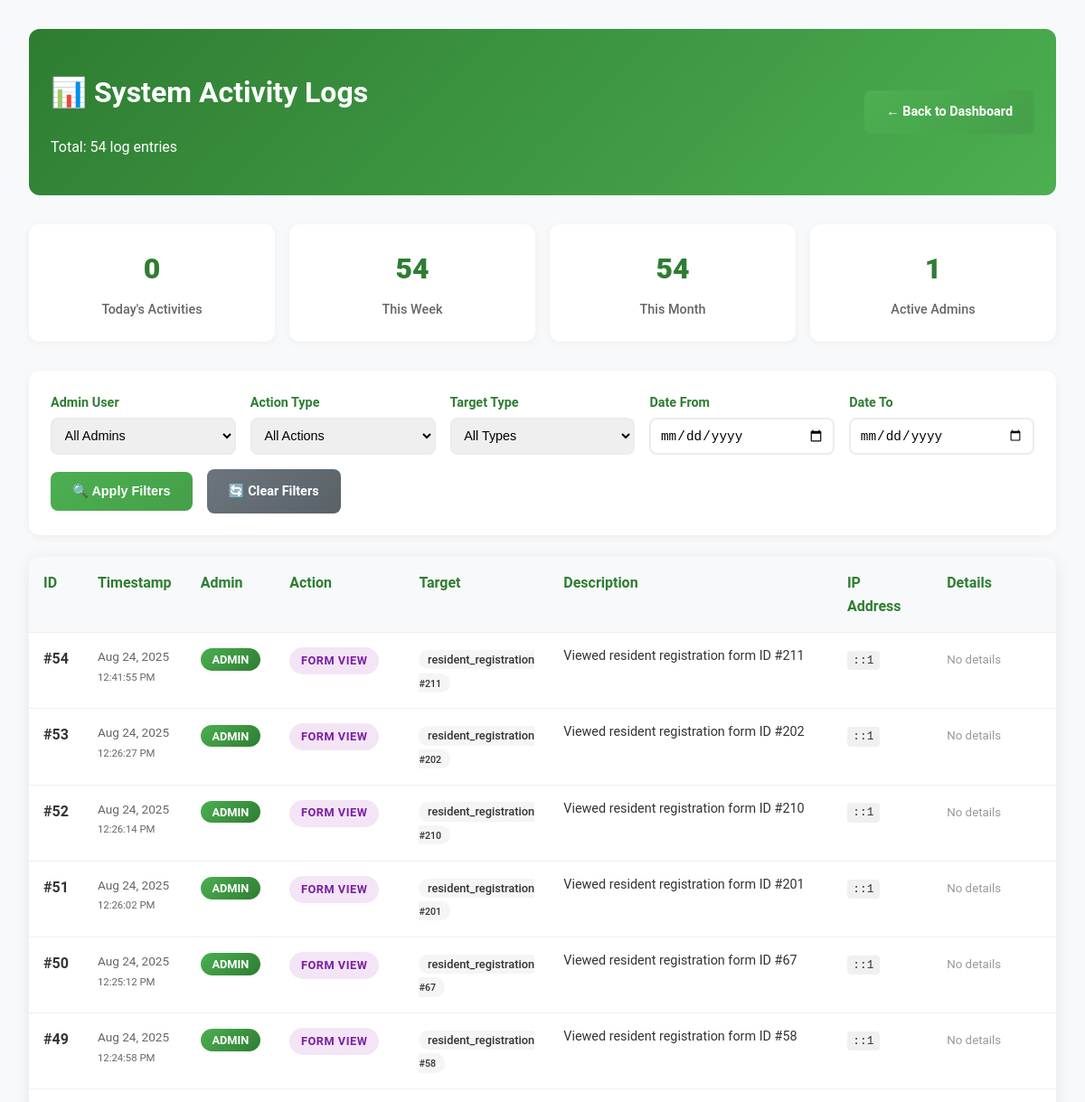
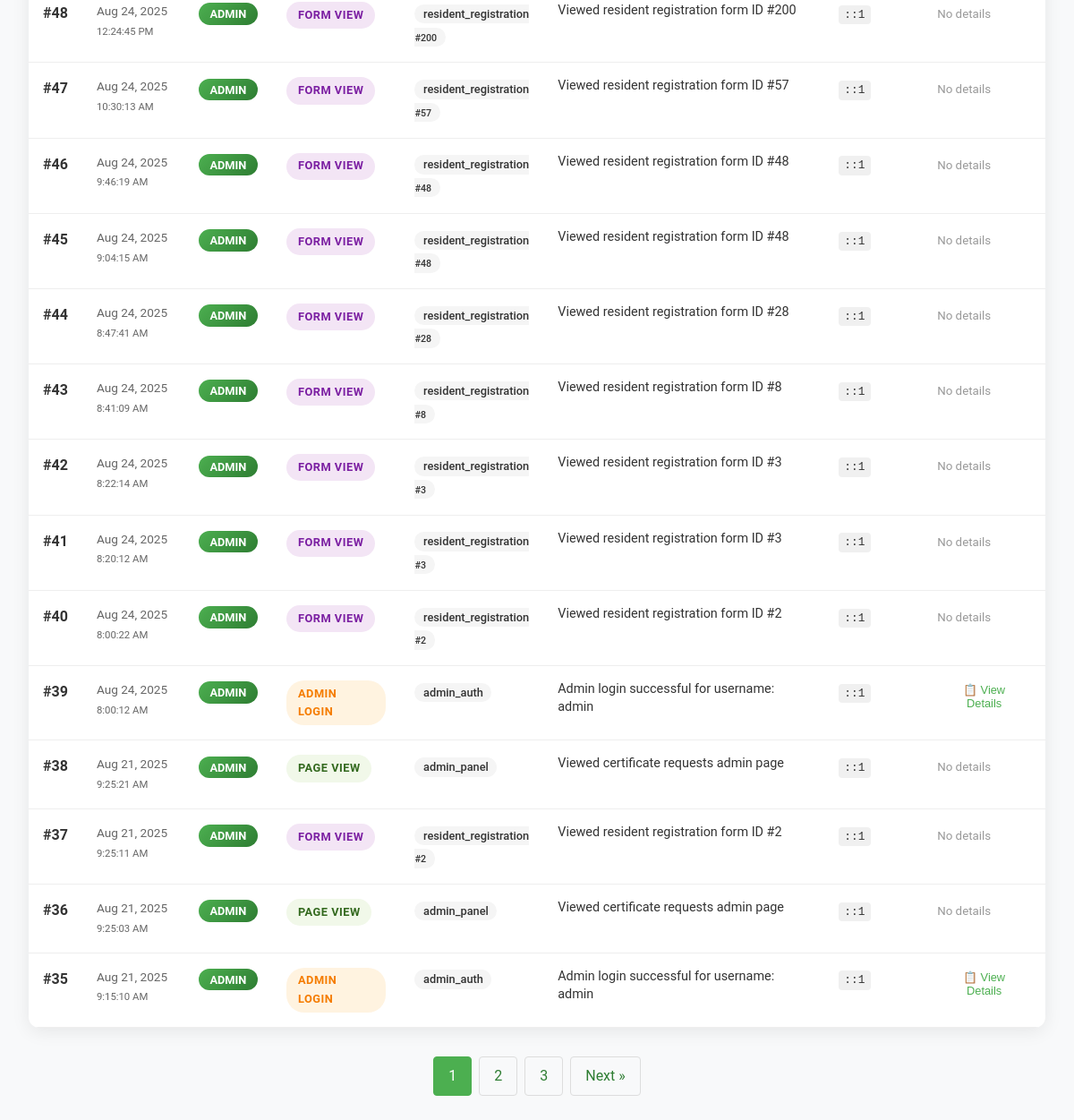
Page /admin/view-logs.php (signed in) on the earlier database version (2 pictures, top to bottom).
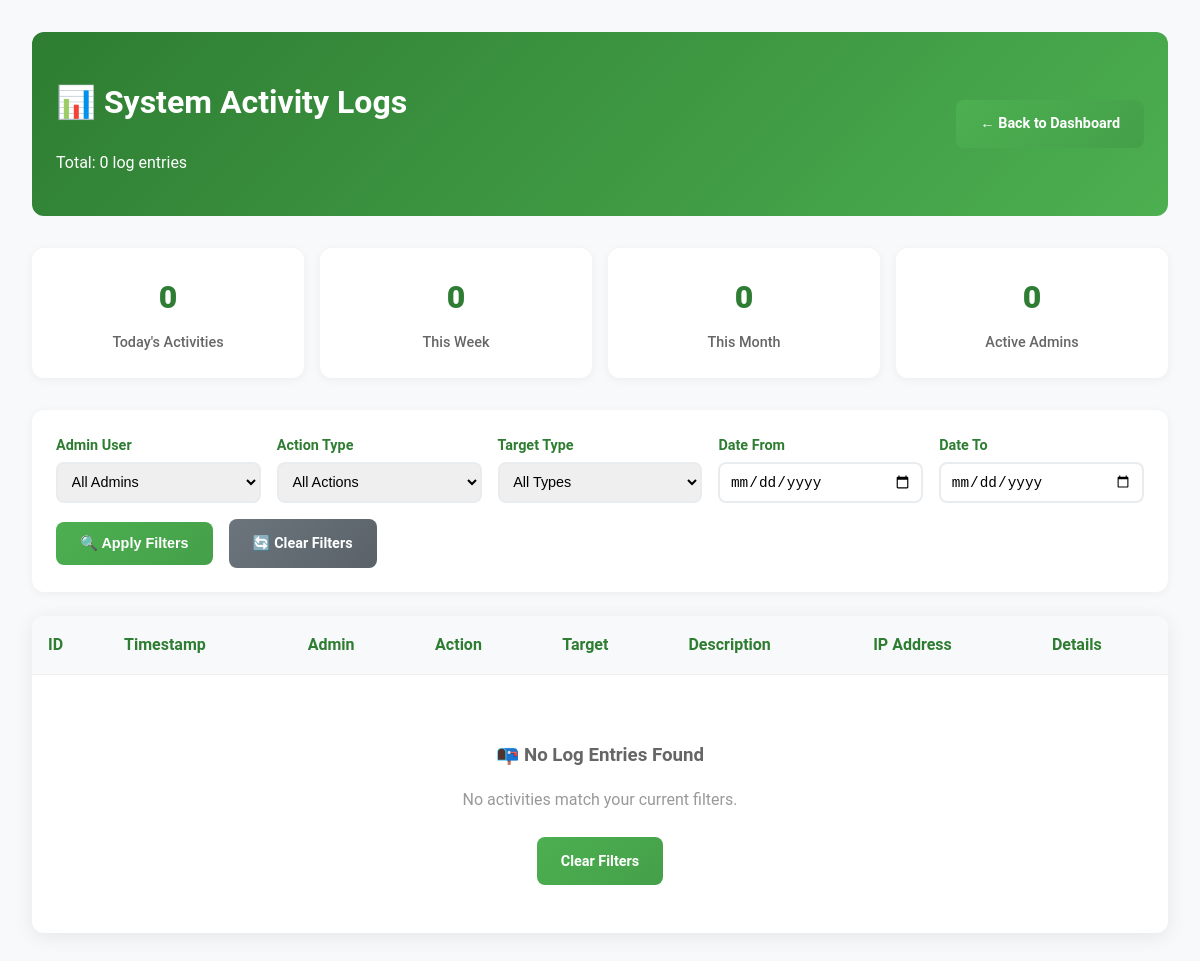
Same page on the later database version.
### tables this page shows
CREATE TABLE `admin_logs` (
  `id` int(11) NOT NULL,
  `admin_id` varchar(100) DEFAULT 'system',
  `action_type` varchar(50) NOT NULL,
  `target_type` varchar(50) NOT NULL,
  `target_id` int(11) DEFAULT NULL,
  `description` text NOT NULL,
  `details` longtext DEFAULT NULL CHECK (json_valid(`details`)),
  `ip_address` varchar(45) DEFAULT NULL,
  `user_agent` text DEFAULT NULL,
  `created_at` timestamp NOT NULL DEFAULT current_timestamp()
);

### admin/view-logs.php (the view, shortened to what this page needs)
<?php
include '../includes/db_connect.php';
$date_from = $_GET['date_from'] ?? '';
$date_to = $_GET['date_to'] ?? '';
$page = max(1, (int)($_GET['page'] ?? 1));
$per_page = 20;
$offset = ($page - 1) * $per_page;
$whereConditions = [];
$params = [];
$whereClause = $whereConditions ? "WHERE " . implode(" AND ", $whereConditions) : "";
$count_sql = "SELECT COUNT(*) FROM admin_logs $whereClause";
$sql = "SELECT * FROM admin_logs $whereClause ORDER BY created_at DESC LIMIT $offset, $per_page";
$count_stmt = $pdo->prepare($count_sql);
$count_stmt->execute($params);
$total_logs = $count_stmt->fetchColumn();
$stmt = $pdo->prepare($sql);
$stmt->execute($params);
$logs = $stmt->fetchAll(PDO::FETCH_ASSOC);
$total_pages = ceil($total_logs / $per_page);
?>
<!DOCTYPE html>
<html lang="en">
<head>
    <link rel="stylesheet" href="../css/styles.css">
</head>
<body>
    <div class="admin-container">
        <div class="admin-header">
            <div>
                <h1>📊 System Activity Logs</h1>
                <p>Total: <?php echo number_format($total_logs); ?> log entries</p>
            </div>
            <a href="dashboard.php" class="admin-btn">← Back to Dashboard</a>
        </div>
        <div class="stats-row">
            <?php
            $today_count = $pdo->query("SELECT COUNT(*) FROM admin_logs WHERE DATE(created_at) = CURDATE()")->fetchColumn();
            $week_count = $pdo->query("SELECT COUNT(*) FROM admin_logs WHERE created_at >= DATE_SUB(NOW(), INTERVAL 7 DAY)")->fetchColumn();
            $month_count = $pdo->query("SELECT COUNT(*) FROM admin_logs WHERE created_at >= DATE_SUB(NOW(), INTERVAL 30 DAY)")->fetchColumn();
            $unique_admins = $pdo->query("SELECT COUNT(DISTINCT admin_id) FROM admin_logs")->fetchColumn();
            ?>
            <div class="stat-card">
                <div class="stat-number"><?php echo $today_count; ?></div>
                <div class="stat-label">Today's Activities</div>
            </div>
            <div class="stat-card">
                <div class="stat-number"><?php echo $week_count; ?></div>
                <div class="stat-label">This Week</div>
            </div>
            <div class="stat-card">
                <div class="stat-number"><?php echo $month_count; ?></div>
                <div class="stat-label">This Month</div>
            </div>
            <div class="stat-card">
                <div class="stat-number"><?php echo $unique_admins; ?></div>
                <div class="stat-label">Active Admins</div>
            </div>
        </div>
        <div class="filters-container">
            <form method="GET" action="">
                <div class="filters-row">
                    <div class="filter-group">
                        <label for="admin_id">Admin User</label>
                        <select name="admin_id" id="admin_id">
                            <option value="">All Admins</option>
                        </select>
                    </div>
                    <div class="filter-group">
                        <label for="action_type">Action Type</label>
                        <select name="action_type" id="action_type">
                            <option value="">All Actions</option>
                        </select>
                    </div>
                    <div class="filter-group">
                        <label for="target_type">Target Type</label>
                        <select name="target_type" id="target_type">
                            <option value="">All Types</option>
                        </select>
                    </div>
                    <div class="filter-group">
                        <label for="date_from">Date From</label>
                        <input type="date" name="date_from" id="date_from" value="<?php echo htmlspecialchars($date_from); ?>">
                    </div>
                    <div class="filter-group">
                        <label for="date_to">Date To</label>
                        <input type="date" name="date_to" id="date_to" value="<?php echo htmlspecialchars($date_to); ?>">
                    </div>
                </div>
                <div class="filter-actions">
                    <button type="submit" class="admin-btn">🔍 Apply Filters</button>
                    <a href="view-logs.php" class="admin-btn secondary">🔄 Clear Filters</a>
                </div>
            </form>
        </div>
        <div class="logs-table">
            <table>
                <thead>
                    <tr>
                        <th>ID</th>
                        <th>Timestamp</th>
                        <th>Admin</th>
                        <th>Action</th>
                        <th>Target</th>
                        <th>Description</th>
                        <th>IP Address</th>
                        <th>Details</th>
                    </tr>
                </thead>
                <tbody>
                    <?php foreach ($logs as $log): ?>
                    <tr>
                        <td><strong>#<?php echo $log['id']; ?></strong></td>
                        <td class="log-timestamp">
                            <?php echo date('M j, Y', strtotime($log['created_at'])); ?><br>
                            <small><?php echo date('g:i:s A', strtotime($log['created_at'])); ?></small>
                        </td>
                        <td>
                            <span class="admin-badge">
                                <?php echo htmlspecialchars($log['admin_id']); ?>
                            </span>
                        </td>
                        <td>
                            <span class="action-badge action-<?php echo $log['action_type']; ?>">
                                <?php echo ucwords(str_replace('_', ' ', $log['action_type'])); ?>
                            </span>
                        </td>
                        <td>
                            <span class="target-badge">
                                <?php echo htmlspecialchars($log['target_type']); ?>
                                <?php if ($log['target_id']): ?>
                                    <br><small>#<?php echo $log['target_id']; ?></small>
                                <?php endif; ?>
                            </span>
                        </td>
                        <td>
                            <div class="log-description">
                                <?php echo htmlspecialchars($log['description']); ?>
                            </div>
                        </td>
                        <td>
                            <?php if ($log['ip_address']): ?>
                                <span class="ip-address"><?php echo htmlspecialchars($log['ip_address']); ?></span>
                            <?php else: ?>
                                <small style="color: #999;">N/A</small>
                            <?php endif; ?>
                        </td>
                        <td>
                            <?php if ($log['details']): ?>
                                <button class="details-toggle" onclick="toggleDetails(<?php echo $log['id']; ?>)">
                                    📋 View Details
                                </button>
                            <?php else: ?>
                                <small style="color: #999;">No details</small>
                            <?php endif; ?>
                        </td>
                    </tr>
                    <?php endforeach; ?>
                </tbody>
            </table>
            <?php if (empty($logs)): ?>
            <div style="text-align: center; padding: 3rem;">
                <h3 style="color: #666; margin-bottom: 1rem;">📭 No Log Entries Found</h3>
                <p style="color: #999; margin-bottom: 1.5rem;">No activities match your current filters.</p>
                <a href="view-logs.php" class="admin-btn">Clear Filters</a>
            </div>
            <?php endif; ?>
        </div>
        <?php if ($total_pages > 1): ?>
        <div class="pagination">
            <?php for ($i = max(1, $page-2); $i <= min($total_pages, $page+2); $i++): ?>
                <?php if ($i == $page): ?>
                    <span class="current"><?php echo $i; ?></span>
                <?php else: ?>
                    <a href="?page=<?php echo $i; ?>&<?php echo http_build_query(array_filter($_GET, function($k) { return $k !== 'page'; }, ARRAY_FILTER_USE_KEY)); ?>"><?php echo $i; ?></a>
                <?php endif; ?>
            <?php endfor; ?>
            <?php if ($page < $total_pages): ?>
                <a href="?page=<?php echo $page+1; ?>&<?php echo http_build_query(array_filter($_GET, function($k) { return $k !== 'page'; }, ARRAY_FILTER_USE_KEY)); ?>">Next »</a>
            <?php endif; ?>
        </div>
        <?php endif; ?>
    </div>
</body>
</html>

### css/styles.css (style rules this page uses)
body { font-family: 'Roboto', sans-serif; margin: 0; padding: 0; background-color: #f4f7f9; color: #333; line-height: 1.6; }

### admin/view-logs.php (style rules this page uses)
.admin-container { max-width: 1600px; margin: 0 auto; padding: 2rem; background: #f8f9fa; min-height: 100vh; }
.admin-header { background: linear-gradient(135deg, #2e7d32 0%, #4caf50 100%); color: white; padding: 1.5rem; border-radius: 12px; margin-bottom: 2rem; display: flex; justify-content: space-between; align-items: center; }
.filters-container { background: white; padding: 1.5rem; border-radius: 12px; margin-bottom: 1.5rem; box-shadow: 0 2px 10px rgba(0, 0, 0, 0.05); }
.filters-row { display: grid; grid-template-columns: repeat(auto-fit, minmax(200px, 1fr)); gap: 1rem; margin-bottom: 1rem; }
.filter-group { display: flex; flex-direction: column; gap: 0.3rem; }
.filter-group label { font-weight: 600; color: #2e7d32; font-size: 0.9rem; }
.filter-group select, .filter-group input { padding: 0.6rem; border: 2px solid #e9ecef; border-radius: 8px; font-size: 0.9rem; transition: all 0.3s ease; }
.filter-actions { display: flex; gap: 1rem; align-items: center; margin-top: 1rem; }
.logs-table { background: white; border-radius: 12px; overflow: hidden; box-shadow: 0 4px 20px rgba(0, 0, 0, 0.08); }
.logs-table table { width: 100%; border-collapse: collapse; }
.logs-table th, .logs-table td { padding: 1rem; text-align: left; border-bottom: 1px solid #eee; vertical-align: top; }
.logs-table th { background: #f8f9fa; font-weight: 600; color: #2e7d32; position: sticky; top: 0; z-index: 10; }
.stats-row { display: grid; grid-template-columns: repeat(auto-fit, minmax(200px, 1fr)); gap: 1rem; margin-bottom: 2rem; }
.stat-card { background: white; padding: 1.5rem; border-radius: 12px; box-shadow: 0 2px 10px rgba(0, 0, 0, 0.05); text-align: center; }
.stat-number { font-size: 2rem; font-weight: 800; color: #2e7d32; margin-bottom: 0.5rem; }
.stat-label { color: #666; font-size: 0.9rem; font-weight: 500; }
.admin-btn { display: inline-block; padding: 0.8rem 1.5rem; background: linear-gradient(135deg, #4CAF50, #45a049); color: white; text-decoration: none; border-radius: 8px; font-weight: 600; border: none; cursor: pointer; transition: all 0.3s ease; font-size: 0.9rem; }
.admin-btn.secondary { background: linear-gradient(135deg, #6c757d, #5a6268); }
.logs-table tbody tr { transition: all 0.3s ease; }
.action-badge { padding: 0.3rem 0.8rem; border-radius: 20px; font-size: 0.8rem; font-weight: 600; text-transform: uppercase; letter-spacing: 0.5px; display: inline-block; }
.action-admin_login { background: #fff3e0; color: #f57c00; }
.action-form_view { background: #f3e5f5; color: #7b1fa2; }
.action-page_view { background: #f1f8e9; color: #33691e; }
.target-badge { background: #f5f5f5; color: #333; padding: 0.2rem 0.6rem; border-radius: 12px; font-size: 0.8rem; font-weight: 500; }
.admin-badge { background: linear-gradient(135deg, #4caf50, #2e7d32); color: white; padding: 0.3rem 0.8rem; border-radius: 16px; font-size: 0.8rem; font-weight: 600; text-transform: uppercase; }
.log-description { max-width: 300px; font-size: 0.9rem; line-height: 1.4; color: #333; }
.log-timestamp { font-size: 0.85rem; color: #666; white-space: nowrap; }
.details-toggle { background: none; border: none; color: #4caf50; cursor: pointer; font-size: 0.8rem; padding: 0.2rem 0.5rem; border-radius: 4px; transition: all 0.3s ease; }
.ip-address { font-family: 'Courier New', monospace; background: #f0f0f0; padding: 0.2rem 0.4rem; border-radius: 4px; font-size: 0.8rem; }
.pagination { display: flex; justify-content: center; gap: 0.5rem; margin-top: 2rem; }
.pagination a, .pagination span { padding: 0.5rem 1rem; border: 1px solid #ddd; border-radius: 4px; text-decoration: none; color: #2e7d32; }
.pagination .current { background: #4caf50; color: white; border-color: #4caf50; }

Differences in the rows shown:
removed admin_logs: id "54", created_at "Aug 24, 2025", created_at "12:41:55 PM", admin "ADMIN", action_type "FORM VIEW", target_type "resident_registration", target "211", description "Viewed resident registration form ID #211", ip_address "::1", shows "No details"
removed admin_logs: id "53", created_at "Aug 24, 2025", created_at "12:26:27 PM", admin "ADMIN", action_type "FORM VIEW", target_type "resident_registration", target "202", description "Viewed resident registration form ID #202", ip_address "::1", shows "No details"
removed admin_logs: id "52", created_at "Aug 24, 2025", created_at "12:26:14 PM", admin "ADMIN", action_type "FORM VIEW", target_type "resident_registration", target "210", description "Viewed resident registration form ID #210", ip_address "::1", shows "No details"
removed admin_logs: id "51", created_at "Aug 24, 2025", created_at "12:26:02 PM", admin "ADMIN", action_type "FORM VIEW", target_type "resident_registration", target "201", description "Viewed resident registration form ID #201", ip_address "::1", shows "No details"
removed admin_logs: id "50", created_at "Aug 24, 2025", created_at "12:25:12 PM", admin "ADMIN", action_type "FORM VIEW", target_type "resident_registration", target "67", description "Viewed resident registration form ID #67", ip_address "::1", shows "No details"
removed admin_logs: id "49", created_at "Aug 24, 2025", created_at "12:24:58 PM", admin "ADMIN", action_type "FORM VIEW", target_type "resident_registration", target "58", description "Viewed resident registration form ID #58", ip_address "::1", shows "No details"
removed admin_logs: id "48", created_at "Aug 24, 2025", created_at "12:24:45 PM", admin "ADMIN", action_type "FORM VIEW", target_type "resident_registration", target "200", description "Viewed resident registration form ID #200", ip_address "::1", shows "No details"
removed admin_logs: id "47", created_at "Aug 24, 2025", created_at "10:30:13 AM", admin "ADMIN", action_type "FORM VIEW", target_type "resident_registration", target "57", description "Viewed resident registration form ID #57", ip_address "::1", shows "No details"
removed admin_logs: id "46", created_at "Aug 24, 2025", created_at "9:46:19 AM", admin "ADMIN", action_type "FORM VIEW", target_type "resident_registration", target "48", description "Viewed resident registration form ID #48", ip_address "::1", shows "No details"
removed admin_logs: id "45", created_at "Aug 24, 2025", created_at "9:04:15 AM", admin "ADMIN", action_type "FORM VIEW", target_type "resident_registration", target "48", description "Viewed resident registration form ID #48", ip_address "::1", shows "No details"
removed admin_logs: id "44", created_at "Aug 24, 2025", created_at "8:47:41 AM", admin "ADMIN", action_type "FORM VIEW", target_type "resident_registration", target "28", description "Viewed resident registration form ID #28", ip_address "::1", shows "No details"
removed admin_logs: id "43", created_at "Aug 24, 2025", created_at "8:41:09 AM", admin "ADMIN", action_type "FORM VIEW", target_type "resident_registration", target "8", description "Viewed resident registration form ID #8", ip_address "::1", shows "No details"
removed admin_logs: id "42", created_at "Aug 24, 2025", created_at "8:22:14 AM", admin "ADMIN", action_type "FORM VIEW", target_type "resident_registration", target "3", description "Viewed resident registration form ID #3", ip_address "::1", shows "No details"
removed admin_logs: id "41", created_at "Aug 24, 2025", created_at "8:20:12 AM", admin "ADMIN", action_type "FORM VIEW", target_type "resident_registration", target "3", description "Viewed resident registration form ID #3", ip_address "::1", shows "No details"
removed admin_logs: id "40", created_at "Aug 24, 2025", created_at "8:00:22 AM", admin "ADMIN", action_type "FORM VIEW", target_type "resident_registration", target "2", description "Viewed resident registration form ID #2", ip_address "::1", shows "No details"
removed admin_logs: id "39", created_at "Aug 24, 2025", created_at "8:00:12 AM", admin "ADMIN", action_type "ADMIN LOGIN", target_type "admin_auth", description "Admin login successful for username: admin", ip_address "::1"
removed admin_logs: id "38", created_at "Aug 21, 2025", created_at "9:25:21 AM", admin "ADMIN", action_type "PAGE VIEW", target_type "admin_panel", description "Viewed certificate requests admin page", ip_address "::1", shows "No details"
removed admin_logs: id "37", created_at "Aug 21, 2025", created_at "9:25:11 AM", admin "ADMIN", action_type "FORM VIEW", target_type "resident_registration", target "2", description "Viewed resident registration form ID #2", ip_address "::1", shows "No details"
removed admin_logs: id "36", created_at "Aug 21, 2025", created_at "9:25:03 AM", admin "ADMIN", action_type "PAGE VIEW", target_type "admin_panel", description "Viewed certificate requests admin page", ip_address "::1", shows "No details"
removed admin_logs: id "35", created_at "Aug 21, 2025", created_at "9:15:10 AM", admin "ADMIN", action_type "ADMIN LOGIN", target_type "admin_auth", description "Admin login successful for username: admin", ip_address "::1"
Other differences:
$total_logs: "54" → "0"
$week_count: "54" → "0"
$month_count: "54" → "0"
$unique_admins: "1" → "0"
text no longer shown: "Next »"
text now shown: "📭 No Log Entries Found No activities match your current filters. Clear Filters"
list line gone: "1"
list line gone: "2"
list line gone: "3"
